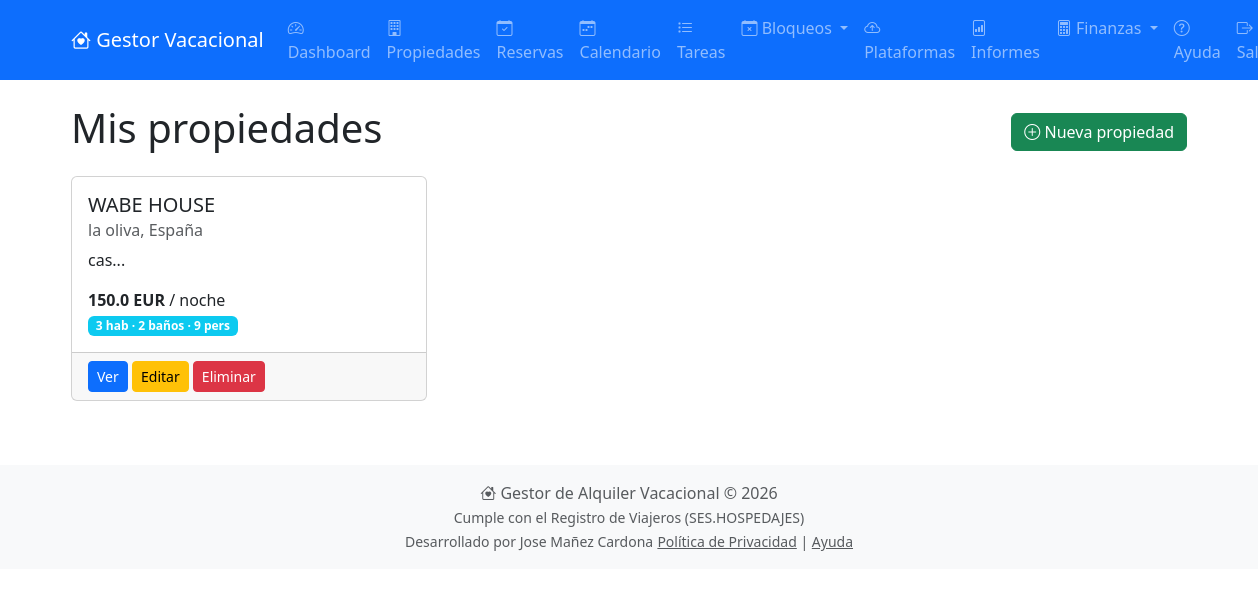
/propiedades/ (signed in), run on the app's committed database.
### models.py (models this page shows, shortened)
class Propiedad(db.Model):
    __tablename__ = 'propiedades'
    id = db.Column(db.Integer, primary_key=True)
    nombre = db.Column(db.String(100), nullable=False)
    descripcion = db.Column(db.Text)
    direccion = db.Column(db.String(200))
    ciudad = db.Column(db.String(100))
    codigo_postal = db.Column(db.String(20))
    pais = db.Column(db.String(50))
    num_habitaciones = db.Column(db.Integer, default=1)
    num_banos = db.Column(db.Integer, default=1)
    capacidad_max = db.Column(db.Integer, default=2)
    precio_noche = db.Column(db.Float, nullable=False)
    moneda = db.Column(db.String(3), default='EUR')
    activa = db.Column(db.Boolean, default=True)
    fecha_creacion = db.Column(db.DateTime, default=datetime.utcnow)
    usuario_id = db.Column(db.Integer, db.ForeignKey('users.id'))
    tipo_impuesto = db.Column(db.String(10), default='IVA')
    porcentaje_impuesto = db.Column(db.Float, default=7.0)
    aplicar_retencion = db.Column(db.Boolean, default=False)
    porcentaje_retencion = db.Column(db.Float, default=0.0)
    codigo_ses = db.Column(db.String(50))  # Código de establecimiento
    codigo_arrendador = db.Column(db.String(50))  # Código de arrendador
    usuario_ses = db.Column(db.String(50))  # Usuario WS
    password_ses = db.Column(db.String(50))  # Contraseña WS
    propietario = db.relationship('User', back_populates='propiedades')
    reservas = db.relationship('Reserva', back_populates='propiedad', lazy='dynamic', cascade='all, delete-orphan')
    tareas = db.relationship('Tarea', back_populates='propiedad_rel', lazy='dynamic', cascade='all, delete-orphan')
    calendarios_ical = db.relationship('CalendarioIcal', back_populates='propiedad', lazy='dynamic', cascade='all, delete-orphan')
    habitaciones = db.relationship('Habitacion', back_populates='propiedad', lazy='dynamic', cascade='all, delete-orphan')
    ingresos = db.relationship('Ingreso', back_populates='propiedad', lazy='dynamic')
    gastos = db.relationship('Gasto', back_populates='propiedad', lazy='dynamic')
    bloqueos = db.relationship('BloqueoPropiedad', back_populates='propiedad', lazy='dynamic', cascade='all, delete-orphan')

### propiedades.py (the view)
@propiedades_bp.route('/')
@login_required
def index():
    propiedades = Propiedad.query.filter_by(usuario_id=current_user.id).all()
    return render_template('propiedades/index.html', propiedades=propiedades)

### app.py (called while the page is built)
@login.user_loader
def load_user(user_id):
    return db.session.get(User, int(user_id))

### templates/propiedades/index.html
{% extends "base.html" %}
{% block content %}
<div class="d-flex justify-content-between align-items-center mb-3">
    <h1>Mis propiedades</h1>
    <a href="{{ url_for('propiedades.nueva') }}" class="btn btn-success">
        <i class="bi bi-plus-circle"></i> Nueva propiedad
    </a>
</div>
{% if propiedades %}
<div class="row">
    {% for p in propiedades %}
    <div class="col-md-4 mb-3">
        <div class="card h-100">
            <div class="card-body">
                <h5 class="card-title">{{ p.nombre }}</h5>
                <h6 class="card-subtitle mb-2 text-muted">{{ p.ciudad }}, {{ p.pais }}</h6>
                <p class="card-text">{{ p.descripcion[:100] }}...</p>
                <p class="card-text">
                    <strong>{{ p.precio_noche }} {{ p.moneda }}</strong> / noche<br>
                    <span class="badge bg-info">{{ p.num_habitaciones }} hab · {{ p.num_banos }} baños · {{ p.capacidad_max }} pers</span>
                </p>
            </div>
            <div class="card-footer">
                <a href="{{ url_for('propiedades.ver', id=p.id) }}" class="btn btn-sm btn-primary">Ver</a>
                <a href="{{ url_for('propiedades.editar', id=p.id) }}" class="btn btn-sm btn-warning">Editar</a>
                <form action="{{ url_for('propiedades.eliminar', id=p.id) }}" method="POST" class="d-inline">
                    <button type="submit" class="btn btn-sm btn-danger" onclick="return confirm('¿Eliminar propiedad?')">Eliminar</button>
                </form>
            </div>
        </div>
    </div>
    {% endfor %}
</div>
{% else %}
<p class="text-muted">No tienes propiedades registradas. ¡Crea una!</p>
{% endif %}
{% endblock %}

### data on the page
Propiedad: nombre "WABE HOUSE", ciudad "la oliva", pais "España", descripcion "cas", precio_noche "150.0", moneda "EUR", num_habitaciones "3", num_banos "2", capacidad_max "9"
